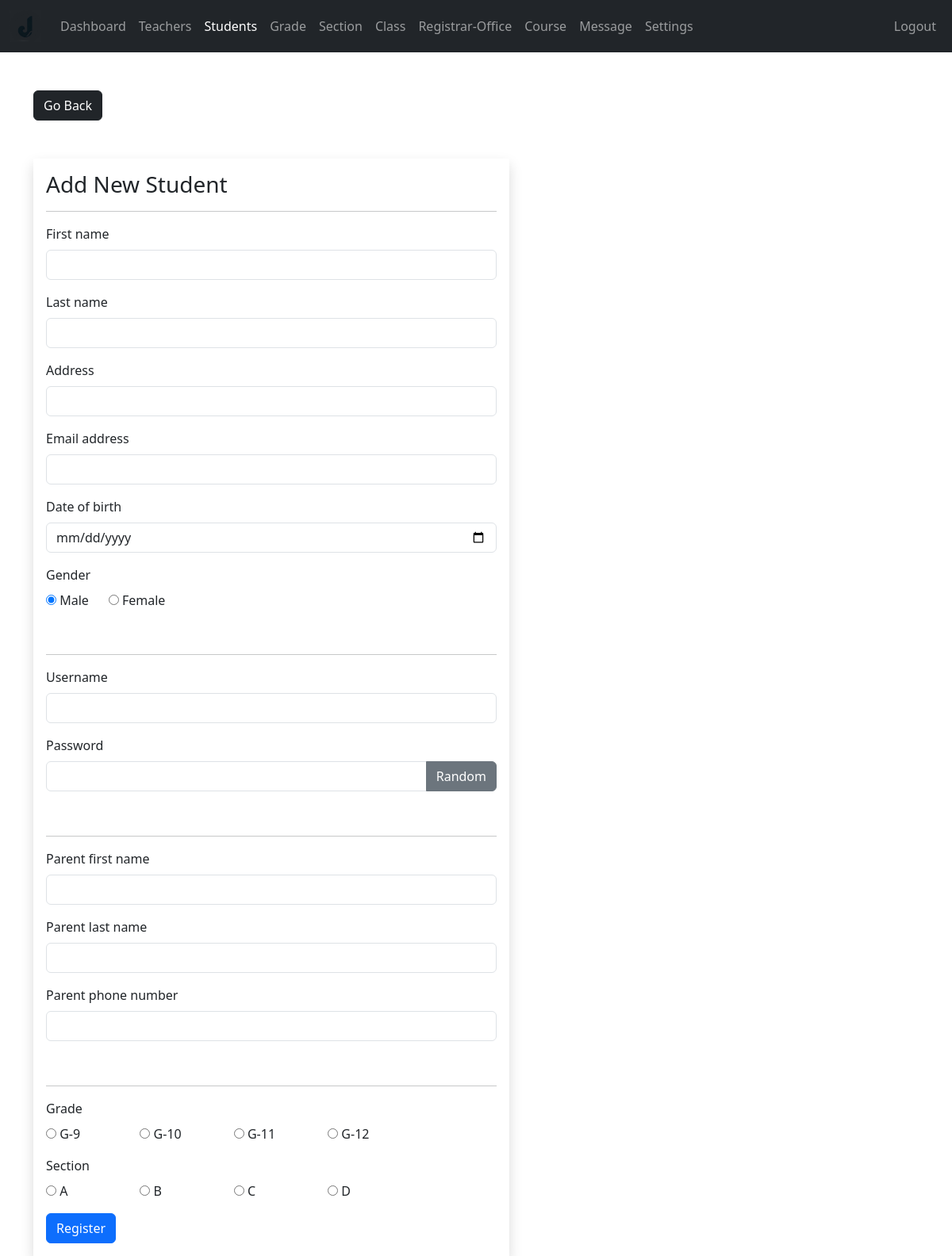
Screenshot of /admin/student-add.php (signed in) with the database file from the repository.
### tables this page shows
CREATE TABLE IF NOT EXISTS `grades` (
  `grade_id` int NOT NULL AUTO_INCREMENT,
  `grade` varchar(31) NOT NULL,
  `grade_code` varchar(7) NOT NULL,
  PRIMARY KEY (`grade_id`)
);

CREATE TABLE IF NOT EXISTS `section` (
  `section_id` int NOT NULL AUTO_INCREMENT,
  `section` varchar(7) NOT NULL,
  PRIMARY KEY (`section_id`)
);

### admin/data/grade.php (called while the page is built, shortened)
<?php
function getAllGrades($conn){
   $sql = "SELECT * FROM grades";
   $stmt = $conn->prepare($sql);
   $stmt->execute();
   if ($stmt->rowCount() >= 1) {
     $grades = $stmt->fetchAll();
     return $grades;
   }else {
    return 0;
   }
}

### admin/data/section.php (called while the page is built, shortened)
<?php
function getAllSections($conn){
   $sql = "SELECT * FROM section";
   $stmt = $conn->prepare($sql);
   $stmt->execute();
   if ($stmt->rowCount() >= 1) {
     $sections = $stmt->fetchAll();
     return $sections;
   }else {
    return 0;
   }
}

### admin/student-add.php (the view, shortened to what this page needs)
<?php
if (isset($_SESSION['admin_id']) &&
    isset($_SESSION['role'])) {
    if ($_SESSION['role'] == 'Admin') {
       include "../DB_connection.php";
       include "data/grade.php";
       include "data/section.php";
       $grades = getAllGrades($conn);
       $sections = getAllSections($conn);
       $fname = '';
       $lname = '';
       $uname = '';
       $address = '';
       $email = '';
       $pfn = '';
       $pln = '';
       $ppn = '';
 ?>
<!DOCTYPE html>
<html lang="en">
<head>
	<link rel="stylesheet" href="../css/bootstrap.min.css">
	<link rel="stylesheet" href="../css/style.css">
  <link rel="stylesheet" href="https://cdnjs.cloudflare.com/ajax/libs/font-awesome/4.7.0/css/font-awesome.min.css">
</head>
<body>
    <?php
        include "inc/navbar.php";
     ?>
     <div class="container mt-5">
        <a href="student.php"
           class="btn btn-dark">Go Back</a>
        <form method="post"
              class="shadow p-3 mt-5 form-w"
              action="req/student-add.php">
        <h3>Add New Student</h3><hr>
        <div class="mb-3">
          <label class="form-label">First name</label>
          <input type="text"
                 class="form-control"
                 value="<?=$fname?>"
                 name="fname">
        </div>
        <div class="mb-3">
          <label class="form-label">Last name</label>
          <input type="text"
                 class="form-control"
                 value="<?=$lname?>"
                 name="lname">
        </div>
        <div class="mb-3">
          <label class="form-label">Address</label>
          <input type="text"
                 class="form-control"
                 value="<?=$address?>"
                 name="address">
        </div>
        <div class="mb-3">
          <label class="form-label">Email address</label>
          <input type="text"
                 class="form-control"
                 value="<?=$email?>"
                 name="email_address">
        </div>
        <div class="mb-3">
          <label class="form-label">Date of birth</label>
          <input type="date"
                 class="form-control"
                 name="date_of_birth">
        </div>
        <div class="mb-3">
          <label class="form-label">Gender</label><br>
          <input type="radio"
                 value="Male"
                 checked
                 name="gender"> Male
                 &nbsp;&nbsp;&nbsp;&nbsp;
          <input type="radio"
                 value="Female"
                 name="gender"> Female
        </div><br><hr>
        <div class="mb-3">
          <label class="form-label">Username</label>
          <input type="text"
                 class="form-control"
                 value="<?=$uname?>"
                 name="username">
        </div>
        <div class="mb-3">
          <label class="form-label">Password</label>
          <div class="input-group mb-3">
              <input type="text"
                     class="form-control"
                     name="pass"
                     id="passInput">
              <button class="btn btn-secondary"
                      id="gBtn">
                      Random</button>
          </div>
        </div><br><hr>
        <div class="mb-3">
          <label class="form-label">Parent first name</label>
          <input type="text"
                 class="form-control"
                 value="<?=$pfn?>"
                 name="parent_fname">
        </div>
        <div class="mb-3">
          <label class="form-label">Parent last name</label>
          <input type="text"
                 class="form-control"
                 value="<?=$pln?>"
                 name="parent_lname">
        </div>
        <div class="mb-3">
          <label class="form-label">Parent phone number</label>
          <input type="text"
                 class="form-control"
                 value="<?=$ppn?>"
                 name="parent_phone_number">
        </div><br><hr>
        <div class="mb-3">
          <label class="form-label">Grade</label>
          <div class="row row-cols-5">
            <?php foreach ($grades as $grade): ?>
            <div class="col">
              <input type="radio"
                     name="grade"
                     value="<?=$grade['grade_id']?>">
                     <?=$grade['grade_code']?>-<?=$grade['grade']?>
            </div>
            <?php endforeach ?>
          </div>
        </div>
        <div class="mb-3">
          <label class="form-label">Section</label>
          <div class="row row-cols-5">
            <?php foreach ($sections as $section): ?>
            <div class="col">
              <input type="radio"
                     name="section"
                     value="<?=$section['section_id']?>">
                     <?=$section['section']?>
            </div>
            <?php endforeach ?>
          </div>
        </div>
      <button type="submit" class="btn btn-primary">Register</button>
     </form>
     </div>
</body>
</html>
<?php
  }else {
    header("Location: ../login.php");
    exit;
  }
}else {
	header("Location: ../login.php");
	exit;
}
?>

### css/style.css (style rules this page uses)
.form-w { max-width: 600px; width: 100%; }

### rows the page displays
grades: grade_code "G", grade "9"
grades: grade_code "G", grade "10"
grades: grade_code "G", grade "11"
grades: grade_code "G", grade "12"
section: section "A"
section: section "B"
section: section "C"
section: section "D"
